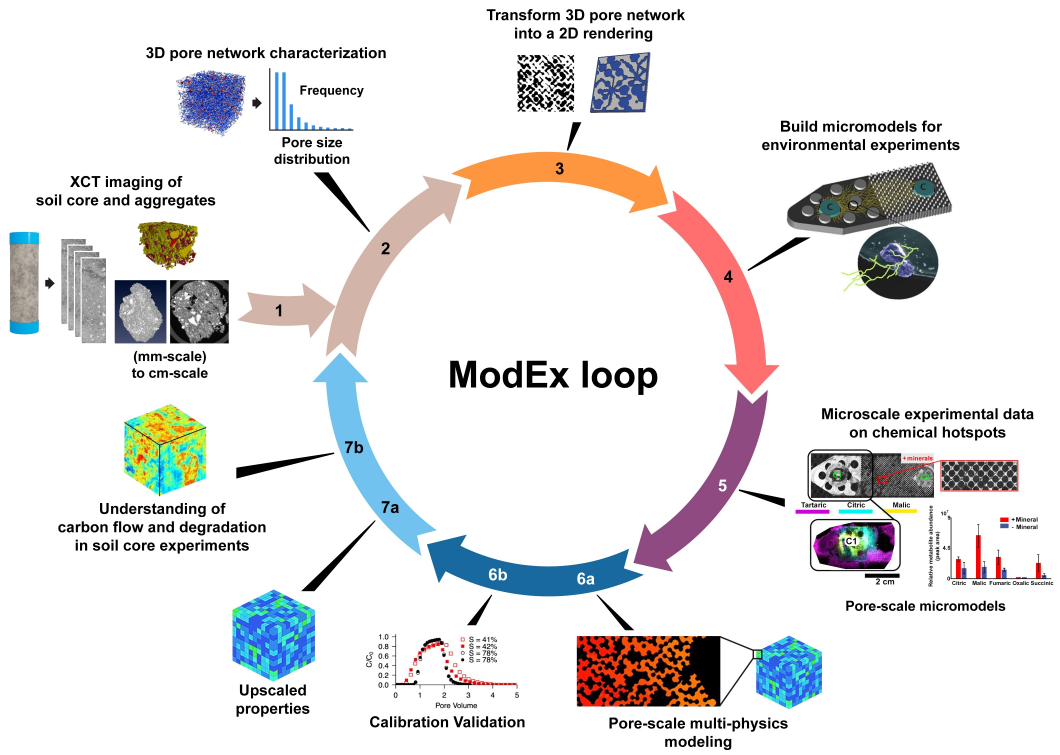
#> input picture _images/ModEx_Loop_SoilChip.jpg, 3180 x 2263 px (shown at 1/3 size); its folder holds only this picture in this run
$ python -i filter_im.py   (imports and definitions only)
#> lines starting #> are read from the running program, lines starting #| are printed output that depends on the picture; after the words box and inside, x2 and y2 are one past the last pixel; in counts of white or black regions, pixels touching at a corner belong together
import numpy as np
import cv2 as cv
import copy
import os


def filter_single(image,
                  cropx=None,
                  cropy=None,
                  grayMinimum=None,
                  grayMaximum=None,
                  thresh=None,
                  gauss=5,
                  invert=False):
    r"""
    Filters single image using OpenCV Gaussian Blur and thresholds images
    using Otsu's thresholding.

    Args:
        image (2D array): Input image
        cropx (tuple or similar): Number of pixels in x-axis to crop image by
        cropy (tuple or similar): Number of pixels in y-axis to crop image by
        grayMinimum (int): Minimum pixel value to count as solid
        grayMaximum (int): Maximum pixel value to count as solid
        thresh (int): Threshold value. If not given, then Otsu's threshold is used
        gauss (int): Radius of Gaussian Blur. Default is 5
        invert (Boolean): Inverts pixel values of image
        returnthres (Boolean): Returns the threshold value calculated using Otsu

    Returns:
        2D numpy array: Filtered image
    """

    y_length = image.shape[0]
    x_length = image.shape[1]
    image_filtered = np.zeros((y_length, x_length), dtype=np.uint8)

    if cropx is not None and cropy is not None:
        y_length = cropy[1] - cropy[0]
        x_length = cropx[1] - cropx[0]
        image_filtered = copy.deepcopy(image[cropy[0]:cropy[1],
                                             cropx[0]:cropx[1]])
    else:
        image_filtered = copy.deepcopy(image)

    grayList = None
    if grayMinimum is not None and grayMaximum is not None:
        grayMin = grayMinimum  # 70
        grayMax = grayMaximum  # 90
        grayList = range(grayMin, grayMax)

    # Lighten some dark grays to separate them from the background and then
    # median blur
    if grayList is not None:
        image_filtered[np.isin(image_filtered, grayList)] = 200
        image_filtered = cv.medianBlur(image_filtered, 3)

    # Blur and Otsu's Threshold
    image_filtered = cv.GaussianBlur(image_filtered, (gauss, gauss), 0)

    if thresh is None:
        ret, image_filtered = cv.threshold(image_filtered, 0, 255,
                                           cv.THRESH_OTSU)
    else:
        ret, image_filtered = cv.threshold(image_filtered, thresh, 255,
                                           cv.THRESH_BINARY)

    # Inverted Version (PoreSpy and Skimage treats white pixels as pores, so
    # this makes an inverted copy of the original filtered list)
    if invert:
        image_filtered = cv.bitwise_not(image_filtered)

    return image_filtered


# [241 lines left out: functions filter_list, read_and_filter, read_and_filter_list, not called in this run]

>>> import cv2
>>> picture = cv2.imread('../../_images/ModEx_Loop_SoilChip.jpg', cv2.IMREAD_GRAYSCALE)
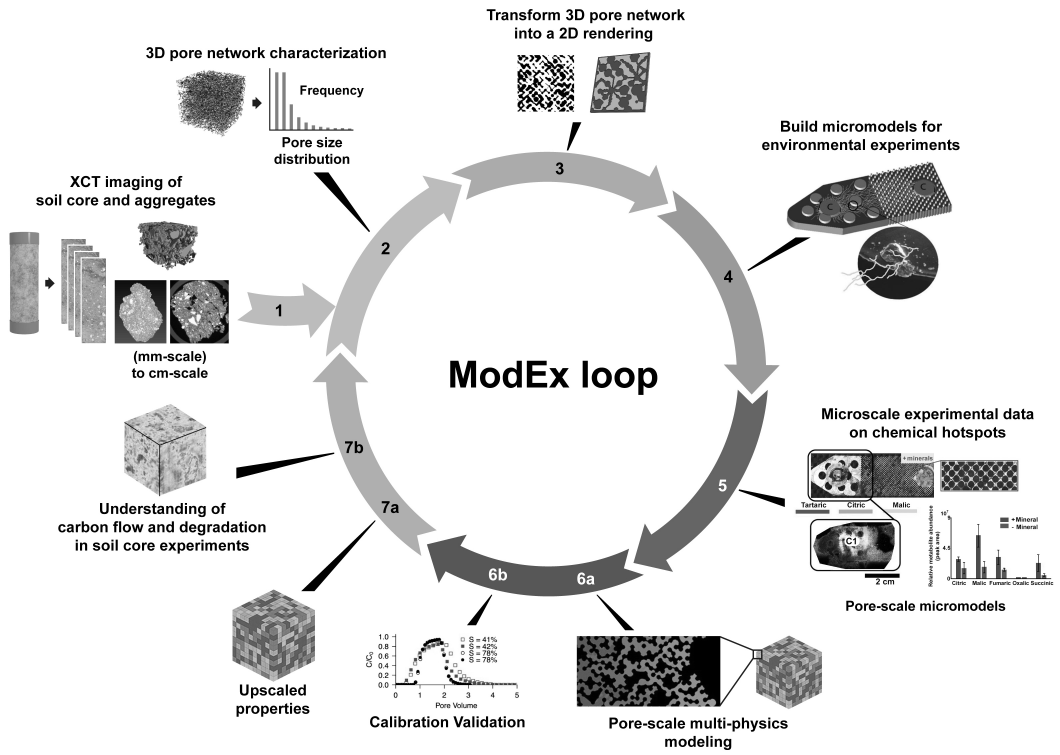
#> picture: shape (2263, 3180) (shown at 1/3 size); min 0, max 255, mean 228.7
>>> result = filter_single(picture)
#> in filter_single, `ret, image_filtered = cv.threshold(image_filtered, 0, 255, cv.THRESH_O..`:
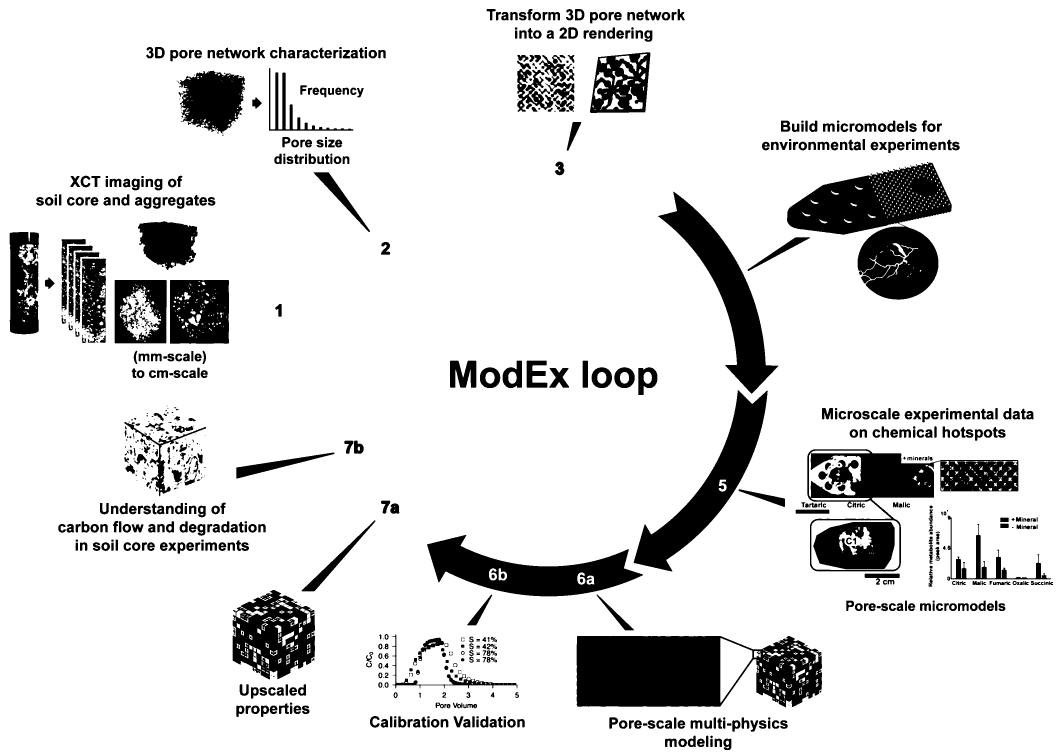
#> image_filtered: shape (2263, 3180) (shown at 1/3 size); 86.9% white; 938 black regions (182 under 20 px), largest, box (x1, y1, x2, y2) and area: (1730, 1908, 2466, 2122) 119813, (2361, 488, 2855, 899) 101640, (2422, 1348, 3055, 1714) 62422
#> in filter_single, `ret, image_filtered = cv.threshold(image_filtered, 0, 255, cv.THRESH_O..`: ret = 167
